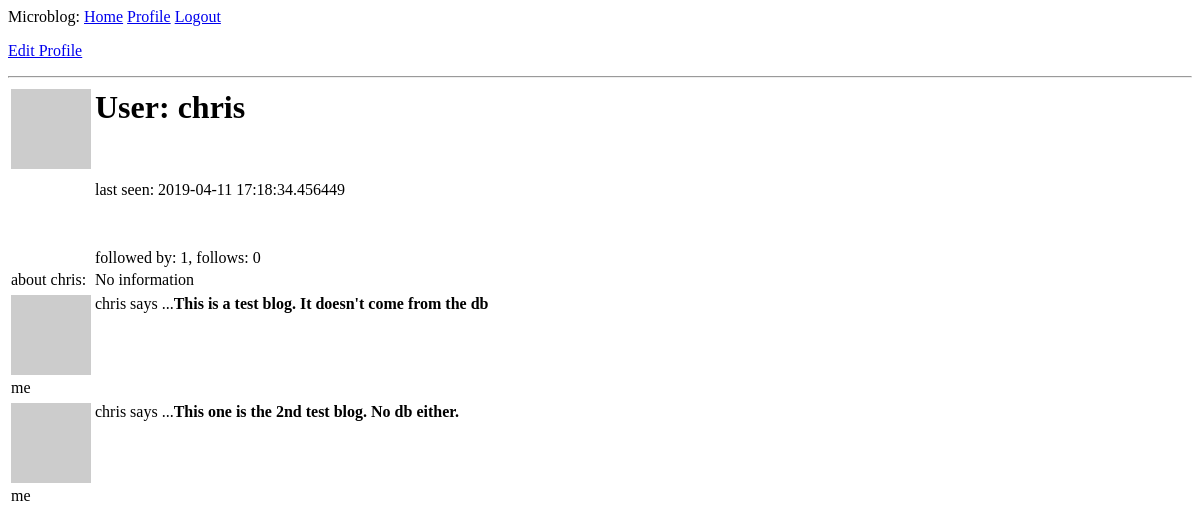
The page /user/chris (signed in) on the database as committed earlier.
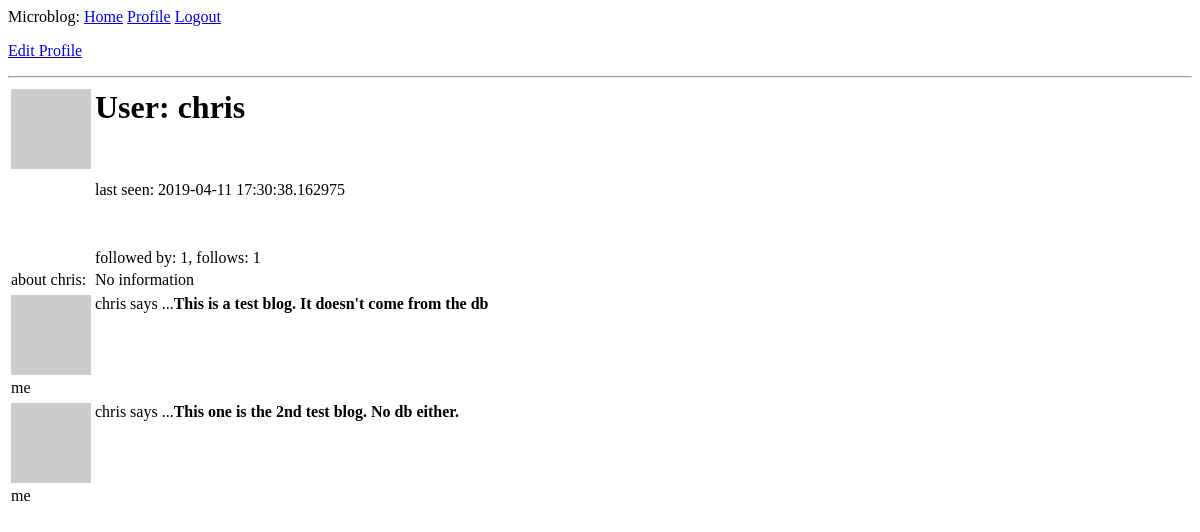
The same page on the database as committed later.
### microblog_app/models.py (models this page shows, shortened)
class User(UserMixin, db.Model): # UserMixin makes model compatible with flask-login
    id = db.Column(db.Integer, primary_key=True)  # flask login writes User.id to session
    username = db.Column(db.String(64), index=True, unique=True)
    email = db.Column(db.String(120), index=True, unique=True)
    password_hash = db.Column(db.String(128))
    posts = db.relationship('Post', backref='author', lazy='dynamic')
    about_me = db.Column(db.String(140))
    last_visited = db.Column(db.DateTime, default=datetime.utcnow())
    followed = db.relationship(
        'User', secondary=followers,
        primaryjoin=(followers.c.follower_id == id),
        secondaryjoin=(followers.c.followed_id == id),
        backref=db.backref('followers', lazy='dynamic'),
        lazy='dynamic'
    )
    def pull_avatar(self, size):
        digest = md5(self.email.lower().encode('utf-8')).hexdigest()
        return f"https://www.gravatar.com/avatar/{digest}?d=identicon&s={size}"
    def timestamp_on_request(self):  # time stamp to update last_visited in db upon request of any page
        self.last_visited = datetime.utcnow()
        db.session.commit()

### microblog_app/routes.py (the view)
@app.route(URLRoute.user)
@login_required
def user(username):
    user = User.query.filter_by(username=username).first_or_404()  # returns either element or 404 response
    posts = [
        { 'author': user, 'body': "This is a test blog. It doesn't come from the db" },
        { 'author': user, 'body': "This one is the 2nd test blog. No db either."}
    ]
    return render_template("user.html", user=user, posts=posts)

### microblog_app/models.py (called while the page is built)
@login.user_loader
def load_user(id):
    return User.query.get(int(id))

### microblog_app/routes.py (called while the page is built)
@app.before_request  # applies to all routes in the application
def before_request():
    if current_user.is_authenticated:
        current_user.timestamp_on_request()

### microblog_app/templates/user.html (shortened to what this page needs)
{% extends "base.html" %}
{% block content %}
{% if current_user == user %}
    <p><a href="{{ url_for('edit_profile') }}">Edit Profile</a></p>
{% elif current_user.is_following(user) %}
    <p><a href="{{ url_for('unfollow', username=user.username) }}">unfollow</a></p>
{% elif not current_user.is_following(user) %}
    <p><a href="{{ url_for('follow', username=user.username) }}">follow</a></p>
{% endif %}
<table>
    <tr valign="top">
        <td><img src="{{ user.pull_avatar(128) }}"></td>
        <td>
            <h1>User: {{ user.username }}</h1>
            <br><p>last seen: {% if user.last_visited %} {{ user.last_visited }} {% else %} no info {% endif %}</p>
            <br><p>followed by: {{ user.followers.count() }}, follows: {{ user.followed.count()}}</p>
        </td>
    </tr>
    <tr>
        <td>about {{ user.username }}:</td>
        <td>{% if user.about_me %} {{ user.about_me }} {% else %} No information {% endif %}</td>
    </tr>
    <hr>
</table>
{% include "_allposts.html" %}
{% endblock %}

### microblog_app/templates/base.html (shortened to what this page needs)
<!DOCTYPE>
<html>
    <head>
    </head>
    <body>
        <div>
            Microblog:
            <a href="{{ url_for('index') }}">Home</a>
            {% if current_user.is_authenticated %}
            <a href="{{ url_for('user', username=current_user.username) }}">Profile</a>
            <a href="{{ url_for('logout') }}">Logout</a>
            {% elif current_user.is_anonymous %}
            <a href="{{ url_for('login') }}">Login</a>
            {% endif %}
        </div>
    {% block content %}
    {% endblock %}
    </body>
</html>

### microblog_app/templates/_allposts.html
{% if posts %}
    {% for post in posts %}
        <table>
            <tr valign="top">
                <td><img src="{{ post.author.pull_avatar(36) }}"></td>
                <td>{{ post.author.username}} says ...<b>{{ post.body }}</b></td>
            </tr>
            <tr>
                {% if current_user.username == post.author.username %}
                <td><p>me</p></td>
                {% elif current_user.is_following(post.author) %}
                <td><a href="{{ url_for('unfollow', username=post.author.username) }}">unfollow</a></td>
                {% elif not current_user.is_following(post.author) %}
                <td><a href="{{ url_for('follow', username=post.author.username) }}">follow</a></td>
                {% endif %}
            </tr>
        </table>
    {% endfor %}
{% else %}
    <p>No blog posts to show!</p>
{% endif %}

Rows that differ between the two databases and show on the page:
changed User "chris": last_visited "2019-04-11 17:18:34.456449" → "2019-04-11 17:30:38.162975"
Other text that changed with them:
{{ user.followed.count() }}: "0" → "1"
